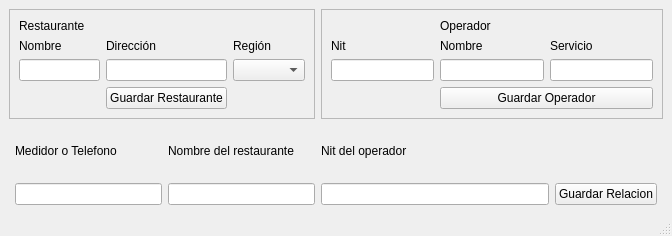
<?xml version="1.0" encoding="UTF-8"?>
<ui version="4.0">
 <class>MainWindow</class>
 <widget class="QMainWindow" name="MainWindow">
  <property name="geometry">
   <rect>
    <x>0</x>
    <y>0</y>
    <width>672</width>
    <height>236</height>
   </rect>
  </property>
  <property name="acceptDrops">
   <bool>false</bool>
  </property>
  <property name="windowTitle">
   <string>Nuevo Restaurante</string>
  </property>
  <widget class="QWidget" name="centralwidget">
   <layout class="QGridLayout" name="gridLayout">
    <item row="4" column="5">
     <widget class="QLabel" name="lb_nit_operador_2">
      <property name="text">
       <string>Nit del operador</string>
      </property>
     </widget>
    </item>
    <item row="0" column="5" rowspan="2" colspan="3">
     <widget class="QFrame" name="frame_operador">
      <property name="frameShape">
       <enum>QFrame::StyledPanel</enum>
      </property>
      <property name="frameShadow">
       <enum>QFrame::Raised</enum>
      </property>
      <layout class="QGridLayout" name="gridLayout_3">
       <item row="1" column="0">
        <widget class="QLabel" name="lb_nit_operador">
         <property name="text">
          <string>Nit</string>
         </property>
        </widget>
       </item>
       <item row="1" column="2">
        <widget class="QLabel" name="lb_servicio">
         <property name="text">
          <string>Servicio</string>
         </property>
        </widget>
       </item>
       <item row="2" column="0">
        <widget class="QLineEdit" name="le_nit_operador"/>
       </item>
       <item row="2" column="2">
        <widget class="QLineEdit" name="le_servicio_operador"/>
       </item>
       <item row="1" column="1">
        <widget class="QLabel" name="lb_nombre_operador_2">
         <property name="text">
          <string>Nombre</string>
         </property>
        </widget>
       </item>
       <item row="2" column="1">
        <widget class="QLineEdit" name="le_nombre_operador"/>
       </item>
       <item row="3" column="1" colspan="2">
        <widget class="QPushButton" name="btn_guardar_operador">
         <property name="text">
          <string>Guardar Operador</string>
         </property>
        </widget>
       </item>
       <item row="0" column="1" colspan="2">
        <widget class="QLabel" name="lb_operador">
         <property name="text">
          <string>Operador</string>
         </property>
        </widget>
       </item>
      </layout>
     </widget>
    </item>
    <item row="0" column="2" rowspan="2" colspan="3">
     <widget class="QFrame" name="frame_restaurante">
      <property name="autoFillBackground">
       <bool>false</bool>
      </property>
      <property name="frameShape">
       <enum>QFrame::StyledPanel</enum>
      </property>
      <property name="frameShadow">
       <enum>QFrame::Raised</enum>
      </property>
      <layout class="QGridLayout" name="gridLayout_2">
       <item row="2" column="1">
        <widget class="QLabel" name="lb_direccion_restaurante">
         <property name="text">
          <string>Dirección</string>
         </property>
        </widget>
       </item>
       <item row="3" column="2">
        <widget class="QComboBox" name="cb_region"/>
       </item>
       <item row="2" column="2">
        <widget class="QLabel" name="lb_region">
         <property name="text">
          <string>Región</string>
         </property>
        </widget>
       </item>
       <item row="2" column="0">
        <widget class="QLabel" name="lb_nombre_restaurante">
         <property name="text">
          <string>Nombre</string>
         </property>
        </widget>
       </item>
       <item row="3" column="1">
        <widget class="QLineEdit" name="le_direccion_restaurante"/>
       </item>
       <item row="3" column="0">
        <widget class="QLineEdit" name="le_nombre_restaurante"/>
       </item>
       <item row="1" column="0" colspan="3">
        <widget class="QLabel" name="lb_restauarante">
         <property name="text">
          <string>Restaurante</string>
         </property>
        </widget>
       </item>
       <item row="4" column="1">
        <widget class="QPushButton" name="btn_guardar_restaurante">
         <property name="text">
          <string>Guardar Restaurante</string>
         </property>
        </widget>
       </item>
      </layout>
     </widget>
    </item>
    <item row="5" column="3">
     <widget class="QLineEdit" name="le_medidor_telefono"/>
    </item>
    <item row="5" column="4">
     <widget class="QLineEdit" name="le_nombre_restaurante_2"/>
    </item>
    <item row="4" column="4">
     <widget class="QLabel" name="lb_nombre_restaurante_2">
      <property name="text">
       <string>Nombre del restaurante</string>
      </property>
     </widget>
    </item>
    <item row="5" column="6">
     <widget class="QPushButton" name="btn_guardar_relacion">
      <property name="text">
       <string>Guardar Relacion</string>
      </property>
     </widget>
    </item>
    <item row="4" column="3">
     <widget class="QLabel" name="lb_matricula">
      <property name="text">
       <string>Medidor o Telefono</string>
      </property>
     </widget>
    </item>
    <item row="5" column="5">
     <widget class="QLineEdit" name="le_nit_operador_2"/>
    </item>
   </layout>
  </widget>
  <widget class="QMenuBar" name="menubar">
   <property name="geometry">
    <rect>
     <x>0</x>
     <y>0</y>
     <width>672</width>
     <height>21</height>
    </rect>
   </property>
  </widget>
  <widget class="QStatusBar" name="statusbar"/>
 </widget>
 <tabstops>
  <tabstop>le_nombre_restaurante</tabstop>
  <tabstop>le_direccion_restaurante</tabstop>
  <tabstop>cb_region</tabstop>
  <tabstop>btn_guardar_restaurante</tabstop>
  <tabstop>le_nit_operador</tabstop>
  <tabstop>le_nombre_operador</tabstop>
  <tabstop>le_servicio_operador</tabstop>
  <tabstop>btn_guardar_operador</tabstop>
  <tabstop>le_medidor_telefono</tabstop>
  <tabstop>le_nombre_restaurante_2</tabstop>
  <tabstop>le_nit_operador_2</tabstop>
  <tabstop>btn_guardar_relacion</tabstop>
 </tabstops>
 <resources/>
 <connections/>
</ui>
